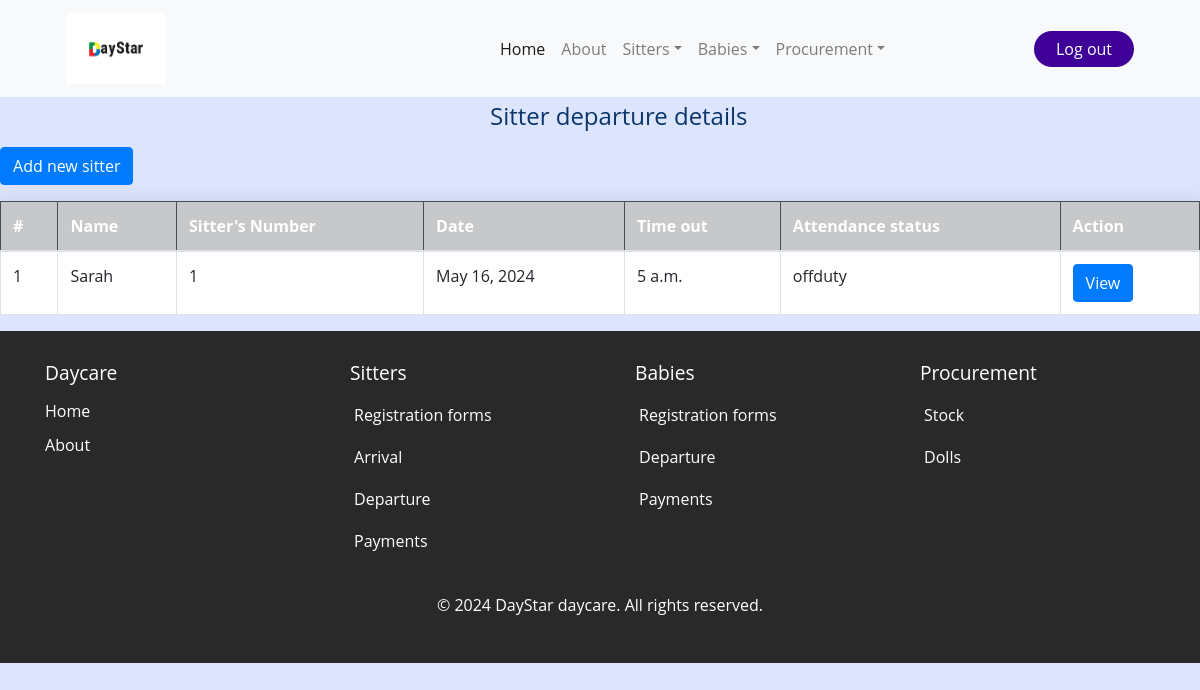
Screenshot of /sit_depart/ (signed in) with the database file from the repository.
### daystarApp/models.py (models this page shows, shortened)
class Sitter_departure(models.Model):
    sitter_name=models.ForeignKey(Sitter_arrival, on_delete=models.CASCADE)
    sitter_number=models.IntegerField(default=0)
    date_of_departure=models.DateField(default=timezone.now)
    timeout=models.TimeField ()
    Attendancestatus=models.CharField(choices=[('offduty', 'offduty')], max_length=100)

class Sitter_arrival(models.Model):
    sitter_name=models.ForeignKey(Sitterform, on_delete=models.CASCADE)
    sitter_number=models.IntegerField(default=0)
    date_of_arrival=models.DateField(default=timezone.now)
    timein=models.TimeField ()
    Attendancestatus=models.CharField(choices=[('On-duty', 'On-duty')], max_length=100)
    def __str__(self):
        return str(self.sitter_name)

class Sitterform(models.Model):
    name=models.CharField(max_length=200)
    gender=models.CharField(choices=[('male', 'Male'),('female', 'Female')], max_length=100)
    location=models.CharField(choices=[('kabalagala', 'kabalagala')], max_length=100)
    date_of_birth=models.DateField(default=timezone.now)
    next_of_kin=models.CharField( max_length=200)
    national_identification_number=models.CharField(max_length=200, validators=[NIN])
    recommenders_name=models.CharField(max_length=200)
    religon=models.CharField(max_length=200,null=True, blank=True)
    level_of_education=models.CharField( choices=[('degree','Degree'),('diploma','Diploma'),('highschool certificate','Highschool certificate'),('others','Others')],max_length=200)
    sitter_number=models.IntegerField(default=0)
    contacts=models.CharField(max_length=200, validators=[contacts])
    date=models.DateField()
    def __str__(self):
        return self.name

### daystarApp/views.py (the view)
# urls.py: path('sit_depart/', views.sit_depart, name='sit_depart'),
@login_required
def sit_depart(request):
    sit_leave = Sitter_departure.objects.all()
    return render(request, 'daystarApp/sit_depart.html', {'sit_leave': sit_leave})

### daystarApp/templates/daystarApp/sit_depart.html (shortened to what this page needs)
{% extends 'daystarApp/base.html' %}
{% load static %}
{% block content%}
</head>
<body>
<h4 class="mb-3">Sitter departure details</h4>
<a href="/depart_add" class="btn btn-primary mb-3">Add new sitter</a>
<div class="table_container">
<div class="table-responsive">
    <table class="table table-bordered table-hover">
        <thead class="table-dark">
            <tr class="table-dark">
                <th scope="col">#</th>
                <th scope="col">Name</th>
                <th scope="col">Sitter's Number</th>
                <th scope="col">Date</th>
                <th scope="col">Time out</th>
                <th scope="col">Attendance status</th>
                <th scope=>Action</th>
            </tr>
        </thead>
        <tbody>
            {% for sitter in sit_leave %}
            <tr style="background-color: white;">
                <td>{{ sitter.id }}</td>
                <td>{{ sitter.sitter_name }}</td>
                <td>{{ sitter.sitter_number }}</td>
                <td>{{ sitter.date_of_departure }}</td>
                <td>{{ sitter.timeout}}</td>
                <td>{{ sitter.Attendancestatus }}</td>
                <td>
                    <a href="{% url 'depart_view' id=sitter.id %}" class="btn btn-primary">View</a>
                </td>
            </tr>
            {% endfor %}
        </tbody>
    </table>
</div>
</div>
{% endblock %}

### static/css/home.css (style rules this page uses)
* { margin: 0; padding: 0; box-sizing: border-box; font-family: "Open Sans", Helvetica, Arial, sans-serif; }
:root { --background-color1: #fafaff; --background-color2: #ffffff; --background-color3: #ededed; --background-color4: #cad7fda4; --primary-color: #4b49ac; --secondary-color: #0c007d; --Border-color: #3f0097; --one-use-color: #3f0097; --two-use-color: #5500cb; }
body { background-color: var(--background-color4); max-width: 100%; overflow-x: hidden; }

### daystarApp/templates/daystarApp/sit_depart.html (style rules this page uses)
.table-responsive { box-shadow: 0 0 20px rgba(0, 0, 0, 0.1); }
h4 { margin-left:490px; margin-top:5px ; }
.table-responsive { overflow-x: auto; }
h4 { margin-left: 490px; margin-top: 5px; color:#0C356A; }

### rows the page displays
Sitter_departure: id "1", sitter_name "Sarah", sitter_number "1", date_of_departure "May 16, 2024", timeout "5 a.m.", Attendancestatus "offduty"
